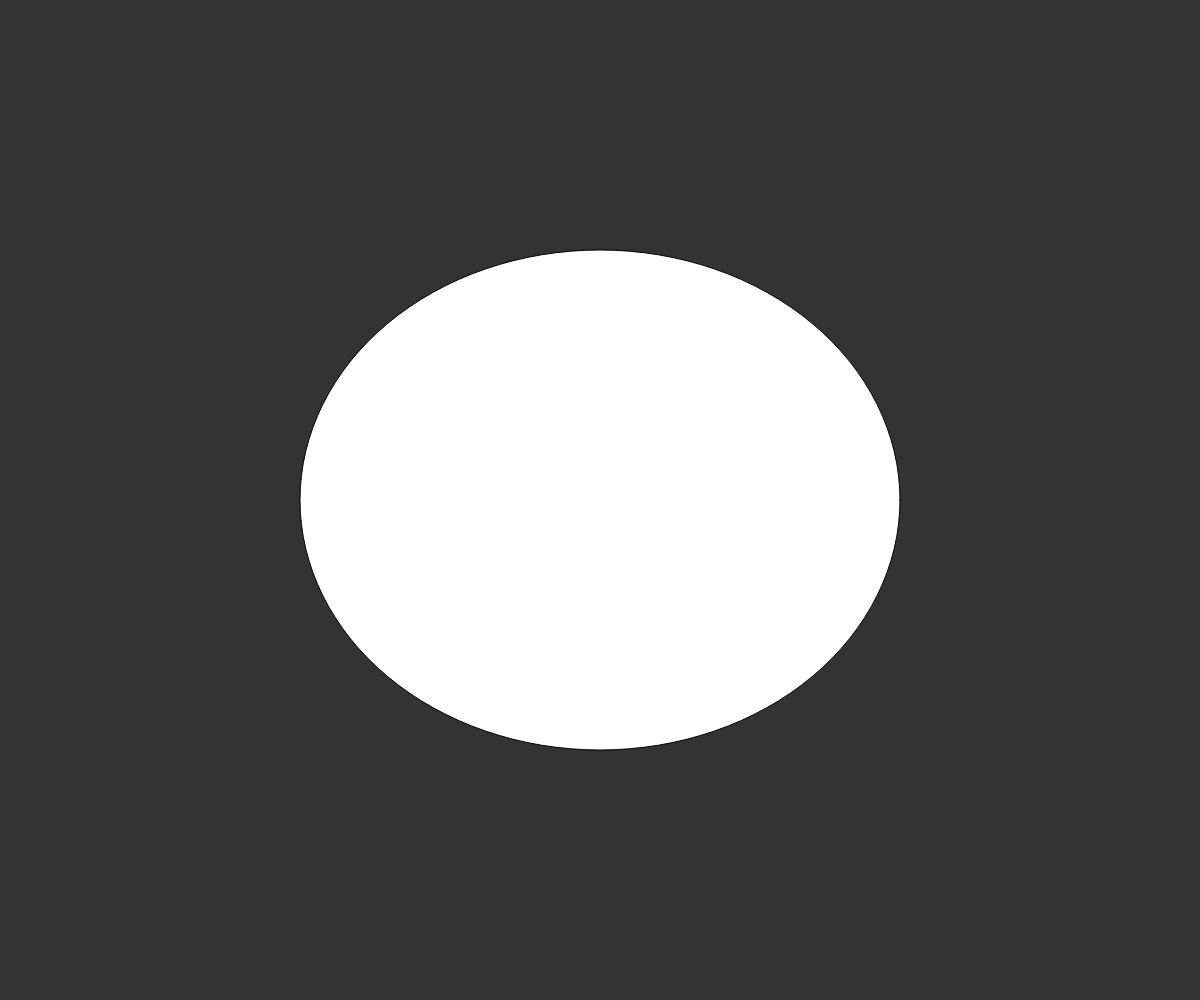
Frame 1 (no input)
Frame 60 (no input): identical to frame 1, image omitted
Frame 120 (the mouse pressed at the canvas centre since frame 60): identical to frame 1, image omitted

The p5.js sketch that drew this single still picture (run headless with seeded random() and noise() and a simulated clock; from frame 60 on, the mouse is pressed at the canvas centre):

// p5.js sketch
// ── sketch.js
var canvas;

function setup() {
  canvas = createCanvas(windowWidth,windowHeight);
}

function draw() {
  background(51);
  ellipse(width/2,height/2,width/2,height/2);
}

window.onresize = function() {
  canvas.size(windowWidth, windowHeight);
};
